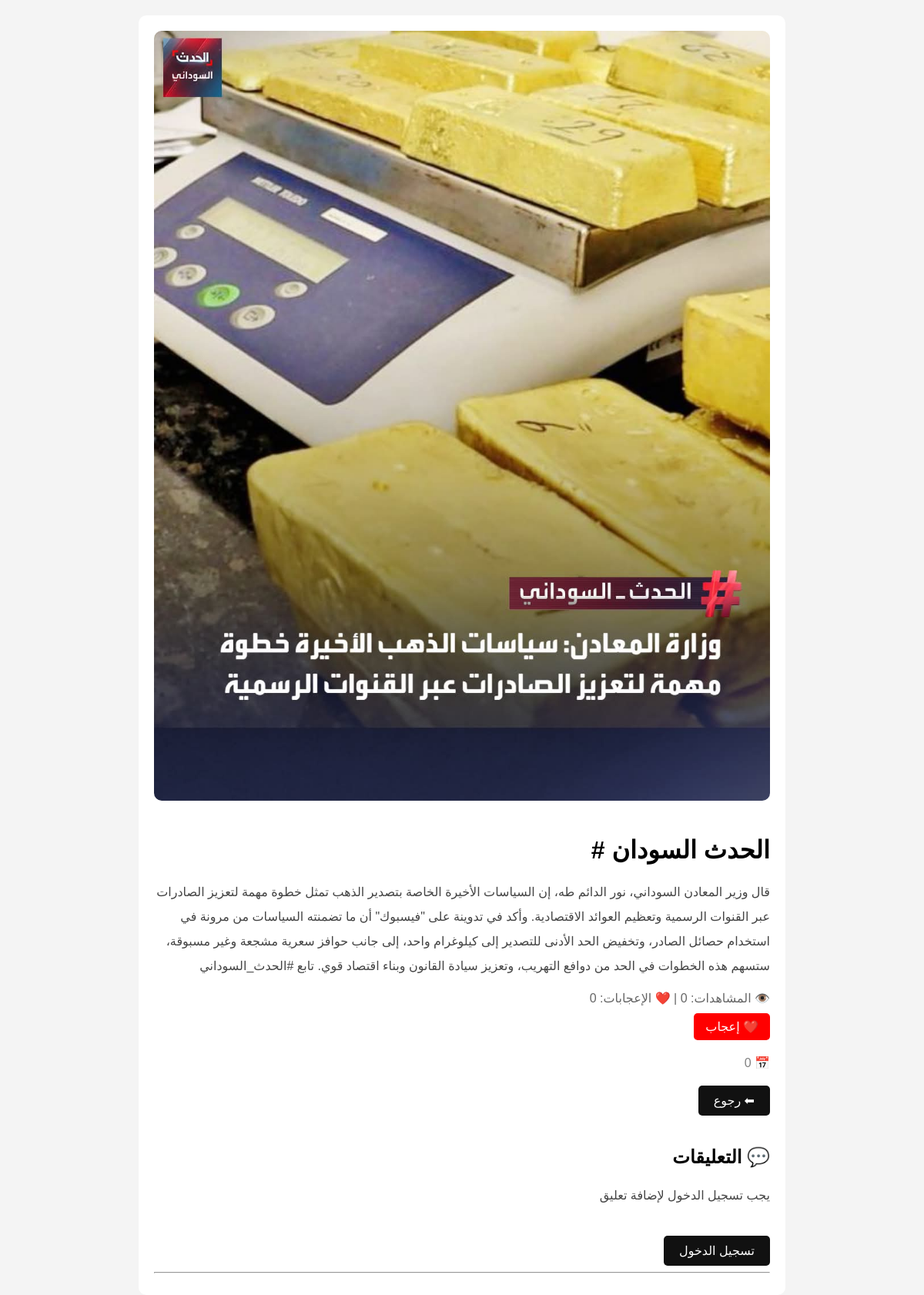
Screenshot of /news/1 with the database file from the repository.
### tables this page shows
CREATE TABLE news (
        id INTEGER PRIMARY KEY AUTOINCREMENT,
        title TEXT NOT NULL,
        content TEXT NOT NULL,
        image TEXT,
        views INTEGER DEFAULT 0,
        likes INTEGER DEFAULT 0
    );

### app.py (the view)
@app.route("/news/<int:news_id>")
def single_news(news_id):
    conn = sqlite3.connect("news.db")
    c = conn.cursor()
    c.execute(
        "UPDATE news SET views = views + 1 WHERE id=?",
        (news_id,)
    )
    conn.commit()
    c.execute(
        "SELECT * FROM news WHERE id=?",
        (news_id,)
    )
    news = c.fetchone()
    c.execute(
        """
        SELECT username, comment
        FROM comments
        WHERE news_id=?
        ORDER BY id DESC
        """,
        (news_id,)
    )
    comments = c.fetchall()
    conn.close()
    return render_template(
        "single.html",
        news=news,
        comments=comments
    )

### templates/single.html (shortened to what this page needs)
<!DOCTYPE html>
<html lang="ar">
<head>
</head>
<body>
    <div class="container">
        {% if news[3] %}
        <img src="/{{ news[3] }}">
        {% endif %}
        <h1>{{ news[1] }}</h1>
        <p>{{ news[2] }}</p>
        <div class="stats">
            👁️ المشاهدات: {{ news[4] }} |
            ❤️ الإعجابات: {{ news[5] }}
        </div>
        <a class="like-btn" href="/like/{{ news[0] }}">
            ❤️ إعجاب
        </a>
        <div class="date">
            📅 {{ news[4] }}
        </div>
        <a href="/">⬅ رجوع</a>
        <div class="comments">
            <h2>💬 التعليقات</h2>
            {% if session.get("user") %}
            <form action="/add-comment/{{ news[0] }}" method="POST">
                <textarea name="comment" placeholder="اكتب تعليقك..." required></textarea>
                <button type="submit">إرسال التعليق</button>
            </form>
            {% else %}
            <p>يجب تسجيل الدخول لإضافة تعليق</p>
            <a href="/login">تسجيل الدخول</a>
            {% endif %}
            <hr>
        </div>
    </div>
</body>
</html>

### templates/single.html (style rules this page uses)
body { font-family: Arial; background:#f4f4f4; direction:rtl; margin:0; }
.container { width:90%; max-width:800px; margin:auto; margin-top:20px; background:white; padding:20px; border-radius:10px; }
img { width:100%; border-radius:10px; margin-bottom:20px; }
h1 { margin-bottom:20px; }
p { line-height:2; color:#444; }
.date { color:gray; margin-top:20px; }
.stats { margin-top:10px; color:#666; }
a { display:inline-block; margin-top:20px; text-decoration:none; background:#111; color:white; padding:10px 20px; border-radius:5px; }
.comments { margin-top:40px; }
.like-btn { display:inline-block; margin-top:10px; background:red; color:white; padding:8px 15px; border-radius:5px; text-decoration:none; }

### rows the page displays
news: image (picture), title "الحدث السودان #", content "قال وزير المعادن السوداني، نور الدائم طه، إن السياسات الأخيرة الخاصة بتصدير الذهب تمثل خطوة مهمة لتعزيز الصادرات عبر القنوات الرسمية وتعظيم العوائد الاقتصادية. وأكد في تدوينة على \"فيسبوك\" أن ما تضمنته السياسات من مرونة في استخدام حصائل الصادر، وتخفيض الحد الأدنى للتصدير إلى كيلوغرام واحد، إلى جانب حوافز سعرية مشجعة وغير مسبوقة، ستسهم هذه الخطوات في الحد من دوافع التهريب، وتعزيز سيادة القانون وبناء اقتصاد قوي. تابع #الحدث_السوداني", likes "0", views "0"
